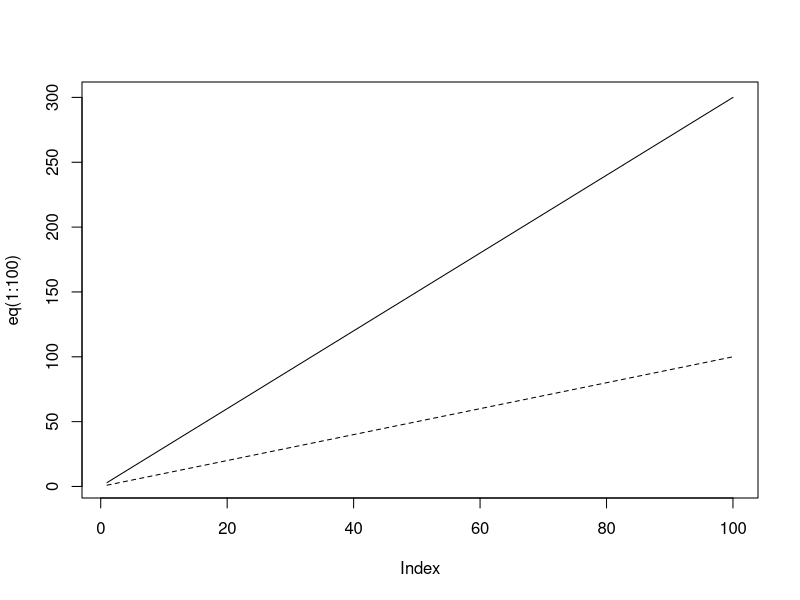

Source code (R):
## ---- chunk 1
eq = function(x){3*x}
eq2 = function(x){x}
plot(eq(1:100), type='l', lty = 1)
lines(eq2(1:100), type='l', lty = 2)
## ---- chunk 2
###SIMULATION###

#clear the workspace
rm(list = ls())

#initialize parameters
total.enrollment = 300
enrollment.period = 96
followup.period = 12
max.obs.time = enrollment.period + followup.period
median.failure.time = 18

exp.rate = log(2)/median.failure.time
set.seed(14052018)   #set seed

#simulate entry times and failure times
entry.time = runif(total.enrollment, min = 0, max = enrollment.period)
failure.time = rexp(n = total.enrollment, rate = log(2)/median.failure.time)

#define longest possible follow-up time for each case
potential.obs.time = max.obs.time - entry.time 

#calculate failure indicator and observation time
failed = (potential.obs.time > failure.time)   #failure indicator, delta
obs.time = pmin(potential.obs.time, failure.time)

###ANALYSIS###

#inspect distribution of failure times


#plot km estimator of survival


#compare km estimator with true survival function


#summary statistics and survival curve for X = obs.time


#summary statistics and survival curve for only uncensored cases

